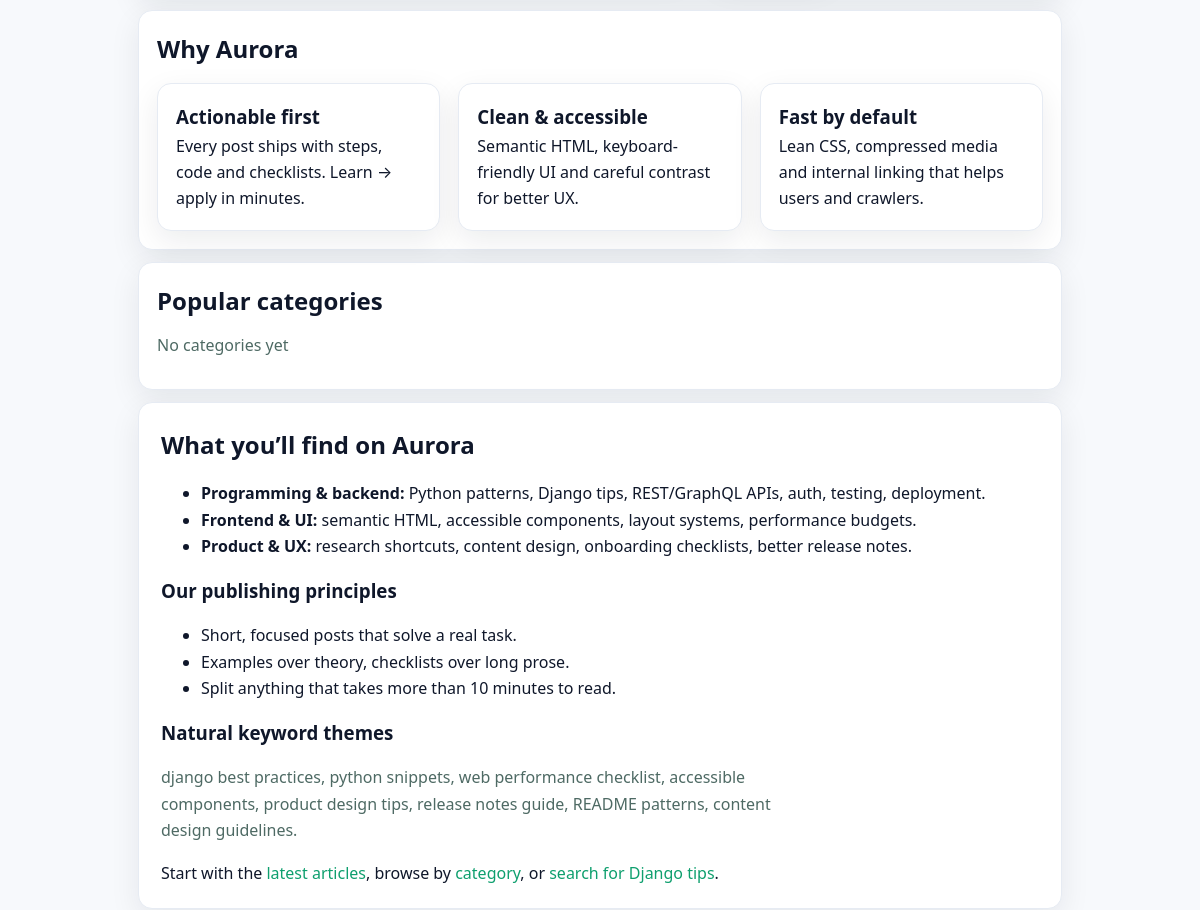
Before: / (middle part) with the older database file.
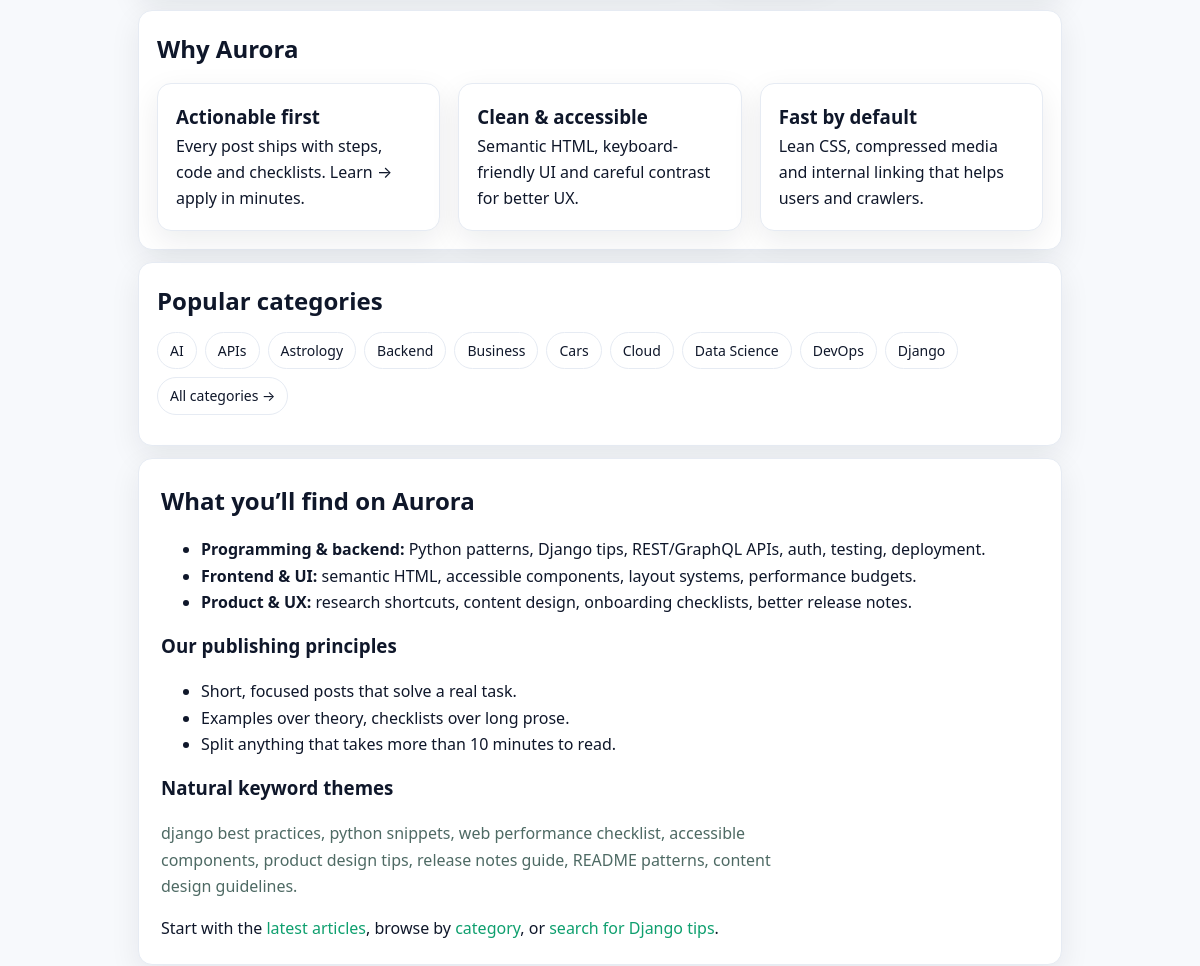
After: the same page with the newer database file.
### category/models.py (models this page shows, shortened)
class Category(models.Model):
    name = models.CharField(
        "Name",
        max_length=64,
        unique=True,
    )
    description = models.TextField(
        "Description",
        blank=True,
    )
    created_at = models.DateTimeField(
        "Created at",
        auto_now_add=True,
    )
    class Meta:
        ordering = ["name"]

### Article_Web_Site/views.py (the view)
# urls.py: path("", home_view, name="home"),
def home_view(request):
    return render(request, "index.html")

### category/context_processors.py (called while the page is built)
def nav_categories(request):
    items = (
        Category.objects.annotate(article_count=Count("articles"))
        .order_by("-article_count", "name")[:12]
    )
    return {"nav_categories": items}

### templates/index.html (shortened to what this page needs)
{% extends "base.html" %}
{% load static socialaccount %}
{% block content %}
<section class="section container">
  <div class="card" style="margin-top:12px">
    <h2 class="m0">Why Aurora</h2>
    <div class="card-grid" style="--min:240px;margin-top:var(--g-2)">
      <article class="card">
        <h3 class="m0">Actionable first</h3>
        <p class="m0">Every post ships with steps, code and checklists. Learn → apply in minutes.</p>
      </article>
      <article class="card">
        <h3 class="m0">Clean & accessible</h3>
        <p class="m0">Semantic HTML, keyboard-friendly UI and careful contrast for better UX.</p>
      </article>
      <article class="card">
        <h3 class="m0">Fast by default</h3>
        <p class="m0">Lean CSS, compressed media and internal linking that helps users and crawlers.</p>
      </article>
    </div>
  </div>
  <div class="card" style="margin-top:12px">
    <h2 class="m0">Popular categories</h2>
    <div class="chips" style="margin-top:12px">
      {% if nav_categories %}
        {% for cat in nav_categories|slice:":10" %}
          <a class="chip" href="{% url 'articles:index' %}?category={{ cat.pk }}">
            {{ cat.name }}
          </a>
        {% endfor %}
        <a class="chip" href="{% url 'categories:index' %}">All categories →</a>
      {% else %}
        <span class="muted">No categories yet</span>
      {% endif %}
    </div>
  </div>
  <article class="card" style="margin-top:12px;padding:22px">
    <h2 class="m0">What you’ll find on Aurora</h2>
    <ul>
      <li><strong>Programming &amp; backend:</strong> Python patterns, Django tips, REST/GraphQL APIs, auth, testing, deployment.</li>
      <li><strong>Frontend &amp; UI:</strong> semantic HTML, accessible components, layout systems, performance budgets.</li>
      <li><strong>Product &amp; UX:</strong> research shortcuts, content design, onboarding checklists, better release notes.</li>
    </ul>
    <h3 class="m0">Our publishing principles</h3>
    <ul>
      <li>Short, focused posts that solve a real task.</li>
      <li>Examples over theory, checklists over long prose.</li>
      <li>Split anything that takes more than 10 minutes to read.</li>
    </ul>
    <h3 class="m0">Natural keyword themes</h3>
    <p class="muted" style="max-width:70ch">
      django best practices, python snippets, web performance checklist, accessible components, product design tips,
      release notes guide, README patterns, content design guidelines.
    </p>
    <p class="m0">
      Start with the <a href="{% url 'articles:index' %}">latest articles</a>,
      browse by <a href="{% url 'categories:index' %}">category</a>,
      or <a href="{% url 'articles:index' %}?q=django">search for Django tips</a>.
    </p>
  </article>
</section>
{% endblock %}

Changed rows visible on the page:
added Category: name "AI"
added Category: name "APIs"
added Category: name "Astrology"
added Category: name "Backend"
added Category: name "Business"
added Category: name "Cars"
added Category: name "Cloud"
added Category: name "Data Science"
added Category: name "DevOps"
added Category: name "Django"
Other visible differences:
text no longer shown: "No categories yet"
text now shown: "All categories →"
